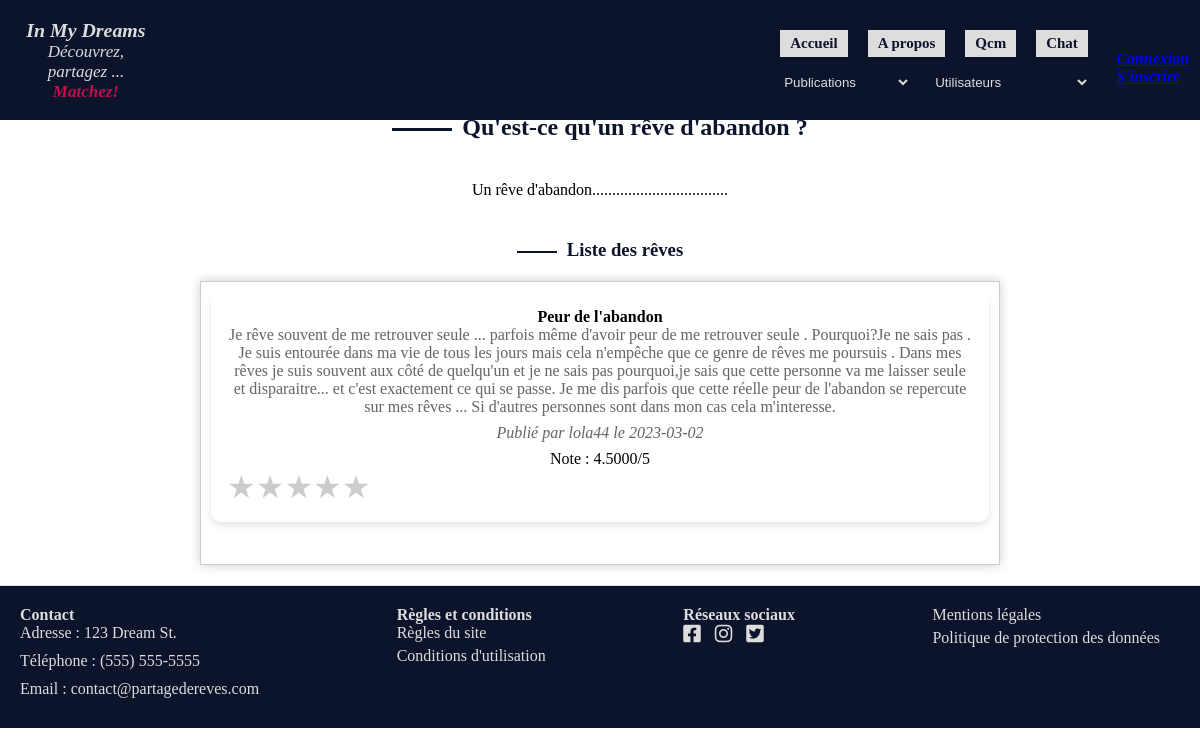
/index.php?page=categ-reves&action=abandon, run on the app's committed database.
### tables this page shows
CREATE TABLE `reve` (
  `id_reve` int(11) NOT NULL AUTO_INCREMENT,
  `Libelle_Reve` text NOT NULL,
  `Date_Creation_Reve` date NOT NULL,
  `id_famille_reve` int(11) NOT NULL,
  `id_utilisateur` int(11) NOT NULL,
  `id_type_reve` int(11) DEFAULT NULL,
  `Titre_Reve` varchar(100) DEFAULT NULL,
  `libelle_type_reve` varchar(255) DEFAULT NULL,
  PRIMARY KEY (`id_reve`),
  KEY `REVE_FAMILLE_REVE_FK` (`id_famille_reve`),
  KEY `REVE_UTILISATEUR0_FK` (`id_utilisateur`),
  CONSTRAINT `REVE_FAMILLE_REVE_FK` FOREIGN KEY (`id_famille_reve`) REFERENCES `famille_reve` (`id_famille_reve`),
  CONSTRAINT `REVE_UTILISATEUR0_FK` FOREIGN KEY (`id_utilisateur`) REFERENCES `utilisateur` (`id_utilisateur`)
);

CREATE TABLE `utilisateur` (
  `id_utilisateur` int(11) NOT NULL AUTO_INCREMENT,
  `pseudo` varchar(40) NOT NULL,
  `prenom` varchar(40) NOT NULL,
  `date_naissance` date NOT NULL,
  `email` varchar(40) NOT NULL,
  `mdp` varchar(255) DEFAULT NULL,
  `descript` text,
  `id_sexe` int(11) DEFAULT NULL,
  `id_cp_ville` int(11) DEFAULT NULL,
  `id_type_reve` int(11) DEFAULT NULL,
  PRIMARY KEY (`id_utilisateur`),
  KEY `FK_UTILISATEUR_SEXE` (`id_sexe`),
  KEY `FK_UTILISATEUR_CP_VILLE` (`id_cp_ville`),
  KEY `UTILISATEUR_TYPE_REVE_FK` (`id_type_reve`),
  CONSTRAINT `FK_UTILISATEUR_CP_VILLE` FOREIGN KEY (`id_cp_ville`) REFERENCES `cp_ville` (`id_cp_ville`),
  CONSTRAINT `FK_UTILISATEUR_SEXE` FOREIGN KEY (`id_sexe`) REFERENCES `sexe` (`id_sexe`),
  CONSTRAINT `UTILISATEUR_TYPE_REVE_FK` FOREIGN KEY (`id_type_reve`) REFERENCES `type_reve` (`id_type_reve`)
);

### index.php (called while the page is built)
<?php
require_once 'routers.php';
?>

### dreams/dao/dao_categ_reves.php (called while the page is built, shortened)
<?php
function afficherTypeAbandon() {
    $conn = getConnexion();
    $SQLStmt = $conn->prepare(
        'SELECT r.*, u.pseudo, AVG(n.note) as note
        FROM REVE r
        JOIN UTILISATEUR u
        ON r.id_utilisateur = u.id_utilisateur
        LEFT JOIN NOTE n
        ON r.id_reve = n.id_reve
        WHERE r.id_type_reve = 38
        GROUP BY r.id_reve;'
    );
    $SQLStmt->execute();
    $reves = $SQLStmt->fetchAll(PDO::FETCH_ASSOC);
    return $reves;
}
?>

### dreams/redirectionCateg/abandon.phtml (the view, shortened to what this page needs)
<?php
require_once __DIR__ . '/../dao/dao_categ_reves.php';
?>
<!DOCTYPE html>
<html lang="en">
  <head>
    <link rel="stylesheet" href="https://cdnjs.cloudflare.com/ajax/libs/font-awesome/6.1.0/css/all.min.css">
    <link rel="stylesheet" href="/inmydreams/dreams/style/style.css">
  </head>
<body>
        <nav>
            <?php require_once __DIR__ . '/../partials/nav.phtml'; ?>
        </nav>
        <main>
        <header>
            <h1 class="titre-type-reve">Rêves d'abandon</h1>
        </header>
        <section class="definition-type-reve">
            <h2 class="sous-titre-categ">Qu'est-ce qu'un rêve d'abandon ?</h2>
            <p class="descript-categ-reves">Un rêve d'abandon..................................</p>
            <h3 class="h3-liste-reves">Liste des rêves</h3>
                <div class="categ-liste-reves" id="liste-reves">
                    <?php
                    $reves = afficherTypeAbandon() ;
                    foreach ($reves as $reve) {
                        echo '<div class="reve">';
                        echo '<h4 class="titre-categ-reve">' . $reve['Titre_Reve'] . '</h4>';
                        echo '<p class="libelle-categ-reve">' . $reve['Libelle_Reve'] . '</p>';
                        echo '<p class="info-categ-reve italic">';
                        echo 'Publié par ' . $reve['pseudo'] . ' le ' . $reve['Date_Creation_Reve'];
                        echo '</p>';
                        echo '<div class="note" data-id="' . $reve['id_reve'] . '" data-note="' . $reve['note'] . '">';
                        echo 'Note : ' . $reve['note'] . '/5';
                        echo '</div>';
                        echo '<div class="rating" data-id="' . $reve['id_reve'] . '">';
                        echo '<span class="star" data-value="1">&#9733;</span>';
                        echo '<span class="star" data-value="2">&#9733;</span>';
                        echo '<span class="star" data-value="3">&#9733;</span>';
                        echo '<span class="star" data-value="4">&#9733;</span>';
                        echo '<span class="star" data-value="5">★</span>';
                        echo '</div>';
                        echo '</div>';
                    }
                    ?>
                </div>
        </section>
    </main>
    <footer>
        <?php require_once __DIR__ . '/../partials/footer.phtml'; ?>
    </footer>
</body>
</html>

### dreams/style/style.css (style rules this page uses)
body, html, * { margin: 0; padding: 0; box-sizing: border-box; }
footer { background-color: #0c142c; color: rgb(221, 221, 221);; padding: 20px; }
.definition-type-reve { display: flex; flex-direction: column; align-items: center; text-align: center; border-top: 1px solid rgb(221, 221, 221);; border-bottom: 1px solid rgb(221, 221, 221);; padding: 20px 0; }
.definition-type-reve > * { margin: 20px 0; max-width: 800px; }
.definition-type-reve h2::before { content: ""; display: inline-block; width: 60px; height: 3px; background-color: #0c142c; margin-right: 10px; vertical-align: middle; }
.definition-type-reve h3::before { content: ""; display: inline-block; width: 40px; height: 2px; background-color: #0c142c; margin-right: 10px; vertical-align: middle; }
.categ-liste-reves { box-shadow: 0 0 10px rgba(0, 0, 0, 0.2); border: 1px solid #ccc; padding: 10px; margin: 0 auto; }
.titre-type-reve, .sous-titre-categ, .h3-liste-reves { color:#0c142c; }
.titre-type-reve { font-size: 3em; color: #6b0036; display: flex; justify-content: center; font-family: 'Arial Black', sans-serif; }
.definition-type-reve p { margin-bottom: 20px; text-shadow: 1px 1px 0 #f9f9f9; }
.rating { display: flex; }
.star { font-size: 2rem; cursor: pointer; color: #ccc; }
.italic { font-style: italic; }
.reve { padding: 1rem; margin-bottom: 2rem; width: 100%; background-color: #ffffff; border-radius: 10px; box-shadow: 0 4px 6px rgba(0, 0, 0, 0.1); transition: box-shadow 0.3s, transform 0.3s; }
.reve p { font-size: 1rem; color: #666; margin-bottom: 0.5rem; }

### data on the page
reve: Titre_Reve "Peur de l'abandon", Libelle_Reve "Je rêve souvent de me retrouver seule ... parfois même d'avoir peur de me retrouver seule . Pourquoi?Je ne sais pas . Je suis entourée dans ma vie de tous les jours mais cela n'empêche que ce genre de rêves me poursuis . Dans mes rêves je suis souvent aux côté de quelqu'un et je ne sais pas pourquoi,je sais que cette personne va me laisser seule et disparaitre... et c'est exactement ce qui se passe. Je me dis parfois que cette réelle peur de l'abandon se repercute sur mes rêves ... Si d'autres personnes sont dans mon cas cela m'interesse.", id_utilisateur.pseudo "lola44", Date_Creation_Reve "2023-03-02", note "4.5000"
